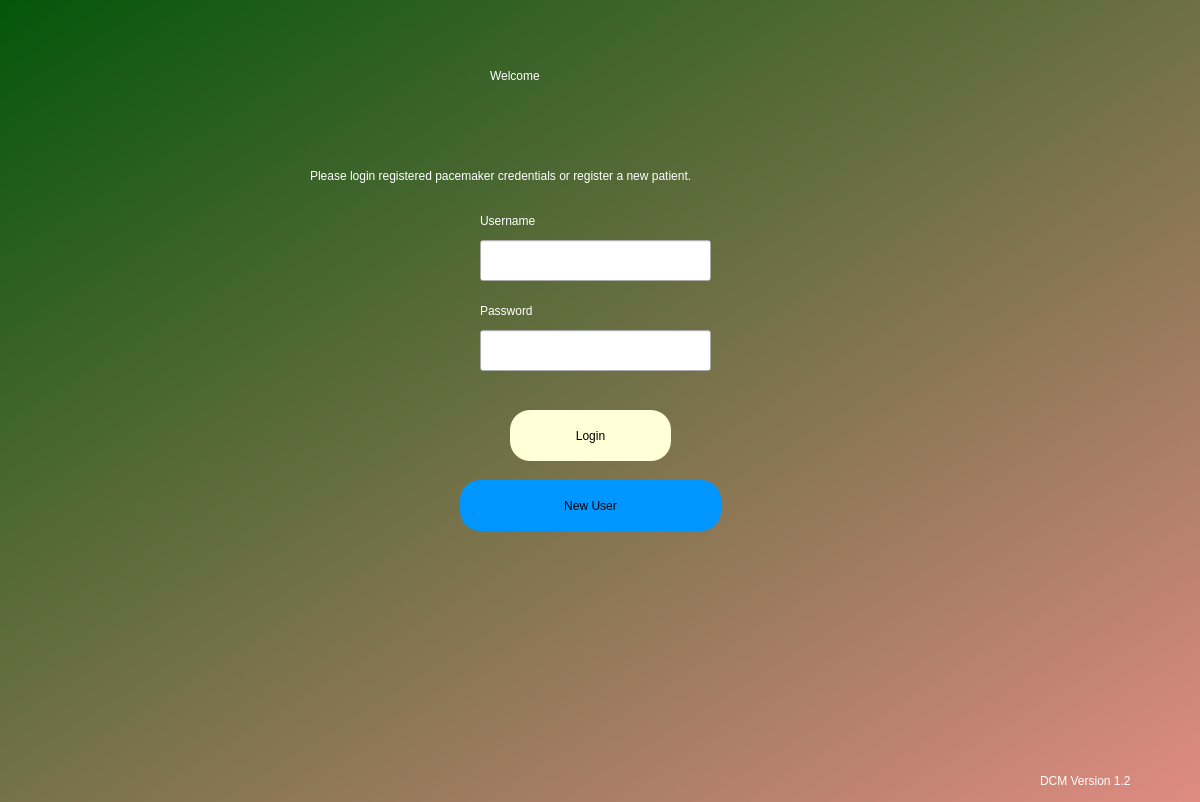
<?xml version="1.0" encoding="UTF-8"?>
<ui version="4.0">
 <class>Dialog</class>
 <widget class="QDialog" name="Dialog">
  <property name="geometry">
   <rect>
    <x>0</x>
    <y>0</y>
    <width>1200</width>
    <height>802</height>
   </rect>
  </property>
  <property name="windowTitle">
   <string>Dialog</string>
  </property>
  <widget class="QWidget" name="bgwidget" native="true">
   <property name="geometry">
    <rect>
     <x>-10</x>
     <y>-20</y>
     <width>1431</width>
     <height>901</height>
    </rect>
   </property>
   <property name="styleSheet">
    <string notr="true">QWidget#bgwidget{
background-color:qlineargradient(spread:pad, x1:0, y1:0, x2:1, y2:1, stop:0 rgba(0, 85, 9, 255), stop:1 rgba(255, 147, 147, 255));}</string>
   </property>
   <widget class="QLabel" name="label">
    <property name="geometry">
     <rect>
      <x>500</x>
      <y>40</y>
      <width>261</width>
      <height>111</height>
     </rect>
    </property>
    <property name="styleSheet">
     <string notr="true">font: 28pt &quot;Arial&quot;; color:rgb(255, 255, 255)
</string>
    </property>
    <property name="text">
     <string>Welcome</string>
    </property>
   </widget>
   <widget class="QLabel" name="label_2">
    <property name="geometry">
     <rect>
      <x>320</x>
      <y>140</y>
      <width>631</width>
      <height>111</height>
     </rect>
    </property>
    <property name="styleSheet">
     <string notr="true">font: 12pt &quot;Arial&quot;; color:rgb(255, 255, 255)
</string>
    </property>
    <property name="text">
     <string>Please login registered pacemaker credentials or register a new patient.</string>
    </property>
   </widget>
   <widget class="QPushButton" name="login">
    <property name="geometry">
     <rect>
      <x>520</x>
      <y>430</y>
      <width>161</width>
      <height>51</height>
     </rect>
    </property>
    <property name="styleSheet">
     <string notr="true">border-radius: 20px;
color: rgb(0,0,0);
background-color: rgb(255, 255, 216);
font: 16pt &quot;Arial&quot;;</string>
    </property>
    <property name="text">
     <string>Login</string>
    </property>
   </widget>
   <widget class="QPushButton" name="newuser">
    <property name="geometry">
     <rect>
      <x>470</x>
      <y>500</y>
      <width>261</width>
      <height>51</height>
     </rect>
    </property>
    <property name="styleSheet">
     <string notr="true">border-radius: 20px;
color: rgb(0,0,0);
background-color: rgb(0, 150, 255);
font: 16pt &quot;Arial&quot;;</string>
    </property>
    <property name="text">
     <string>New User</string>
    </property>
   </widget>
   <widget class="QLineEdit" name="username">
    <property name="geometry">
     <rect>
      <x>490</x>
      <y>260</y>
      <width>231</width>
      <height>41</height>
     </rect>
    </property>
    <property name="styleSheet">
     <string notr="true">font: 8pt &quot;Arial&quot;;
</string>
    </property>
   </widget>
   <widget class="QLineEdit" name="password">
    <property name="geometry">
     <rect>
      <x>490</x>
      <y>350</y>
      <width>231</width>
      <height>41</height>
     </rect>
    </property>
    <property name="styleSheet">
     <string notr="true">font: 8pt &quot;Arial&quot;;</string>
    </property>
   </widget>
   <widget class="QLabel" name="label_3">
    <property name="geometry">
     <rect>
      <x>490</x>
      <y>220</y>
      <width>451</width>
      <height>41</height>
     </rect>
    </property>
    <property name="styleSheet">
     <string notr="true">font: 10pt &quot;Arial&quot;; color:rgb(255, 255, 255)
</string>
    </property>
    <property name="text">
     <string>Username</string>
    </property>
   </widget>
   <widget class="QLabel" name="label_4">
    <property name="geometry">
     <rect>
      <x>490</x>
      <y>310</y>
      <width>451</width>
      <height>41</height>
     </rect>
    </property>
    <property name="styleSheet">
     <string notr="true">font: 10pt &quot;Arial&quot;; color:rgb(255, 255, 255)
</string>
    </property>
    <property name="text">
     <string>Password</string>
    </property>
   </widget>
   <widget class="QLabel" name="invalid_up">
    <property name="geometry">
     <rect>
      <x>490</x>
      <y>390</y>
      <width>451</width>
      <height>41</height>
     </rect>
    </property>
    <property name="styleSheet">
     <string notr="true">font: 8pt &quot;Arial&quot;; color:rgb(255, 0, 0)
</string>
    </property>
    <property name="text">
     <string/>
    </property>
   </widget>
   <widget class="QLabel" name="label2_10">
    <property name="geometry">
     <rect>
      <x>1050</x>
      <y>790</y>
      <width>181</width>
      <height>21</height>
     </rect>
    </property>
    <property name="styleSheet">
     <string notr="true">font: 10pt &quot;Arial&quot;; color:rgb(255, 255, 255)
</string>
    </property>
    <property name="text">
     <string>DCM Version 1.2</string>
    </property>
   </widget>
  </widget>
 </widget>
 <resources/>
 <connections/>
</ui>
